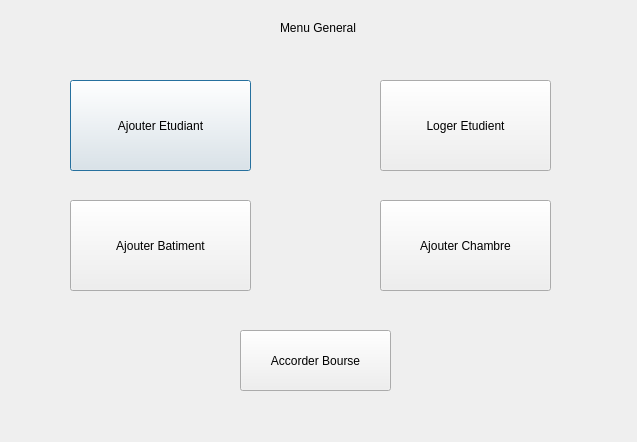
<?xml version="1.0" encoding="UTF-8"?>
<ui version="4.0">
 <class>Maingeneral</class>
 <widget class="QDialog" name="Maingeneral">
  <property name="geometry">
   <rect>
    <x>0</x>
    <y>0</y>
    <width>637</width>
    <height>442</height>
   </rect>
  </property>
  <property name="windowTitle">
   <string>Dialog</string>
  </property>
  <widget class="QLabel" name="label">
   <property name="geometry">
    <rect>
     <x>280</x>
     <y>20</y>
     <width>91</width>
     <height>16</height>
    </rect>
   </property>
   <property name="text">
    <string>Menu General</string>
   </property>
  </widget>
  <widget class="QPushButton" name="pushButton">
   <property name="geometry">
    <rect>
     <x>70</x>
     <y>80</y>
     <width>181</width>
     <height>91</height>
    </rect>
   </property>
   <property name="text">
    <string>Ajouter Etudiant</string>
   </property>
  </widget>
  <widget class="QPushButton" name="pushButton_2">
   <property name="geometry">
    <rect>
     <x>380</x>
     <y>80</y>
     <width>171</width>
     <height>91</height>
    </rect>
   </property>
   <property name="text">
    <string>Loger Etudient</string>
   </property>
  </widget>
  <widget class="QPushButton" name="pushButton_3">
   <property name="geometry">
    <rect>
     <x>70</x>
     <y>200</y>
     <width>181</width>
     <height>91</height>
    </rect>
   </property>
   <property name="text">
    <string>Ajouter Batiment</string>
   </property>
  </widget>
  <widget class="QPushButton" name="pushButton_4">
   <property name="geometry">
    <rect>
     <x>380</x>
     <y>200</y>
     <width>171</width>
     <height>91</height>
    </rect>
   </property>
   <property name="text">
    <string>Ajouter Chambre</string>
   </property>
  </widget>
  <widget class="QPushButton" name="pushButton_5">
   <property name="geometry">
    <rect>
     <x>240</x>
     <y>330</y>
     <width>151</width>
     <height>61</height>
    </rect>
   </property>
   <property name="text">
    <string>Accorder Bourse</string>
   </property>
  </widget>
 </widget>
 <resources/>
 <connections/>
</ui>
